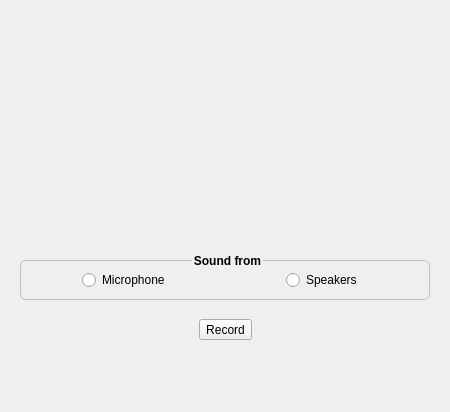
<?xml version="1.0" encoding="UTF-8"?>
<ui version="4.0">
 <class>Home</class>
 <widget class="QWidget" name="Home">
  <property name="geometry">
   <rect>
    <x>0</x>
    <y>0</y>
    <width>450</width>
    <height>412</height>
   </rect>
  </property>
  <property name="windowTitle">
   <string>Form</string>
  </property>
  <layout class="QVBoxLayout" name="verticalLayout_2">
   <item>
    <spacer name="verticalSpacer">
     <property name="orientation">
      <enum>Qt::Vertical</enum>
     </property>
     <property name="sizeHint" stdset="0">
      <size>
       <width>20</width>
       <height>40</height>
      </size>
     </property>
    </spacer>
   </item>
   <item>
    <widget class="QWidget" name="widget" native="true">
     <layout class="QVBoxLayout" name="verticalLayout">
      <property name="spacing">
       <number>19</number>
      </property>
      <item>
       <widget class="QLabel" name="label">
        <property name="minimumSize">
         <size>
          <width>130</width>
          <height>130</height>
         </size>
        </property>
        <property name="text">
         <string/>
        </property>
        <property name="pixmap">
         <pixmap resource="icons.qrc">:/icons/app/icon-128.png</pixmap>
        </property>
        <property name="scaledContents">
         <bool>false</bool>
        </property>
        <property name="alignment">
         <set>Qt::AlignCenter</set>
        </property>
       </widget>
      </item>
      <item>
       <widget class="QLabel" name="welcome_lable">
        <property name="text">
         <string>&lt;html&gt;&lt;head/&gt;&lt;body&gt;&lt;/body&gt;&lt;/html&gt;</string>
        </property>
        <property name="alignment">
         <set>Qt::AlignCenter</set>
        </property>
       </widget>
      </item>
      <item>
       <widget class="QGroupBox" name="groupBox">
        <property name="styleSheet">
         <string notr="true">QGroupBox {
    font: bold;
    border: 1px solid silver;
    border-radius: 6px;
    margin-top: 6px;
}

QGroupBox::title
{
    subcontrol-origin: margin;
    subcontrol-position: top center;
    padding-left: 0.1ex;
    padding-right: 0.1ex;
    margin-top: -0.7ex;
}</string>
        </property>
        <property name="title">
         <string>Sound from</string>
        </property>
        <layout class="QVBoxLayout" name="verticalLayout_3">
         <item>
          <layout class="QHBoxLayout" name="horizontalLayout_2">
           <item alignment="Qt::AlignHCenter">
            <widget class="QRadioButton" name="fromMicrophone">
             <property name="text">
              <string>Microphone</string>
             </property>
            </widget>
           </item>
           <item alignment="Qt::AlignHCenter">
            <widget class="QRadioButton" name="fromSpeaker">
             <property name="text">
              <string>Speakers</string>
             </property>
            </widget>
           </item>
          </layout>
         </item>
        </layout>
       </widget>
      </item>
      <item>
       <layout class="QHBoxLayout" name="horizontalLayout">
        <property name="topMargin">
         <number>0</number>
        </property>
        <item>
         <spacer name="horizontalSpacer">
          <property name="orientation">
           <enum>Qt::Horizontal</enum>
          </property>
          <property name="sizeHint" stdset="0">
           <size>
            <width>40</width>
            <height>20</height>
           </size>
          </property>
         </spacer>
        </item>
        <item alignment="Qt::AlignHCenter">
         <widget class="QToolButton" name="recordToolButton">
          <property name="styleSheet">
           <string notr="true">	margin: 0.3ex;
    padding: 0.5ex;
    padding-right:2ex;</string>
          </property>
          <property name="text">
           <string>Record</string>
          </property>
          <property name="icon">
           <iconset resource="icons.qrc">
            <normaloff>:/icons/record-circle-line.png</normaloff>:/icons/record-circle-line.png</iconset>
          </property>
          <property name="iconSize">
           <size>
            <width>30</width>
            <height>30</height>
           </size>
          </property>
          <property name="toolButtonStyle">
           <enum>Qt::ToolButtonTextUnderIcon</enum>
          </property>
         </widget>
        </item>
        <item>
         <spacer name="horizontalSpacer_2">
          <property name="orientation">
           <enum>Qt::Horizontal</enum>
          </property>
          <property name="sizeHint" stdset="0">
           <size>
            <width>40</width>
            <height>20</height>
           </size>
          </property>
         </spacer>
        </item>
       </layout>
      </item>
     </layout>
    </widget>
   </item>
   <item>
    <spacer name="verticalSpacer_2">
     <property name="orientation">
      <enum>Qt::Vertical</enum>
     </property>
     <property name="sizeHint" stdset="0">
      <size>
       <width>20</width>
       <height>40</height>
      </size>
     </property>
    </spacer>
   </item>
  </layout>
 </widget>
 <resources>
  <include location="icons.qrc"/>
 </resources>
 <connections/>
</ui>
